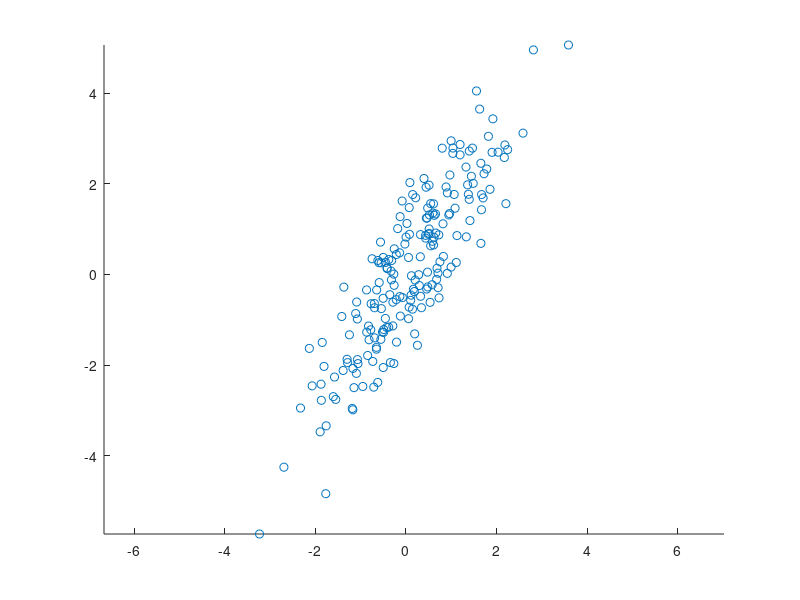

The MATLAB source for this figure: (Note: this script raises an error after producing the figure.)
%
% % Calcul des valeurs propres / vecteurs propre d'une matrice (eig)
% % Visualisation des vecteurs propres de la matrice de covariance
% % d'un nuage de points
%

mu = [0 0]
sigma = [1 1.5 ; 1.5 3]
X = mvnrnd(mu,sigma,200); 


figure ('Name', 'Vecteurs propres');
axis equal
hold on
scatter(X(:,1), X(:,2));

A= cov(X)

[V D] = eig(A);
D
Vdir1 = V(:,1)
Vdir2 = V(:,2)
x=-2:2;

y1 = droite2DVd(x,Vdir1,mu)

plot(x,y1,'r')

y2 = droite2DVd(x,Vdir2,mu)


plot(x,y2,'g')
hold off 